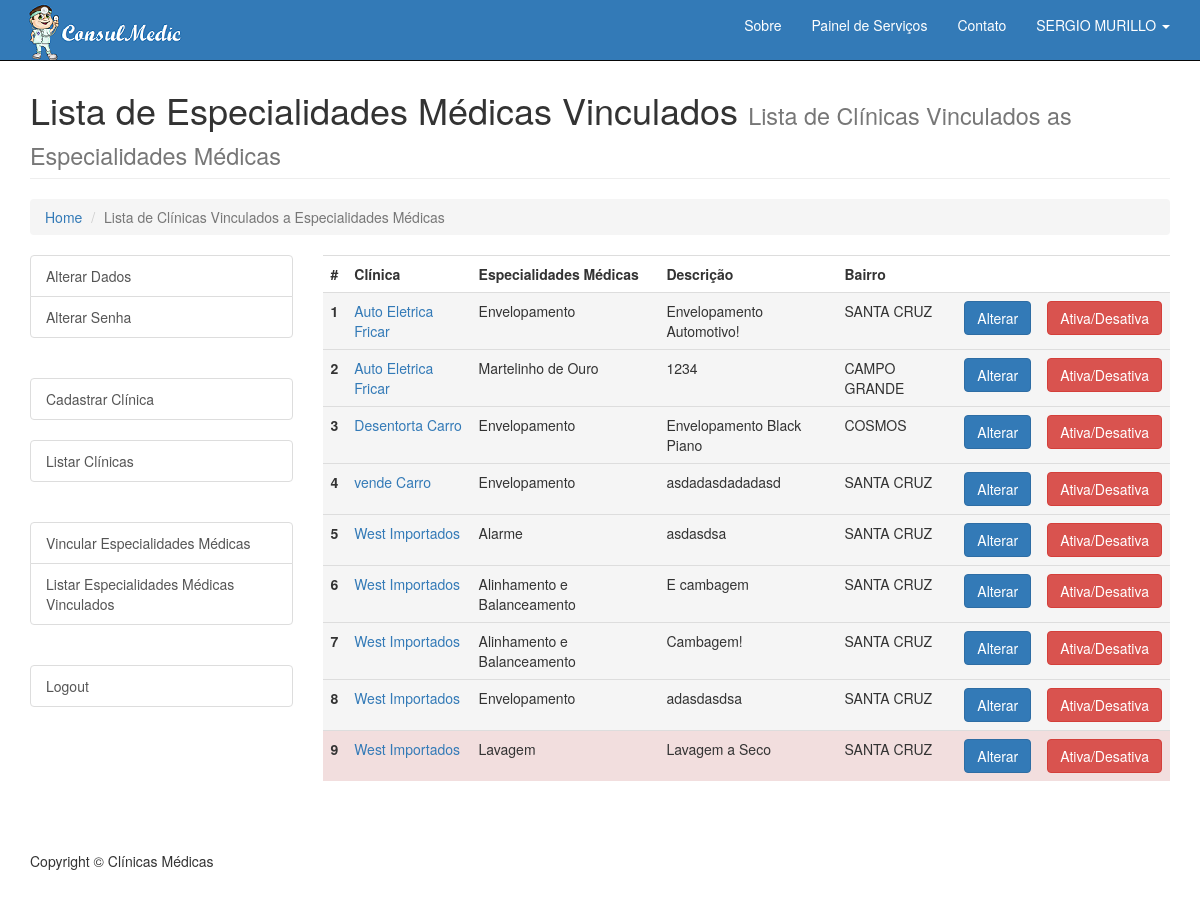
The page /listaServico.php (signed in) on the database its author committed.
### tables this page shows
CREATE TABLE `tb_serv_cli` (
  `idClientes` int(11) NOT NULL,
  `idServicos` int(11) NOT NULL,
  `descricao` varchar(255) NOT NULL,
  `estatus` varchar(1) DEFAULT NULL
);

CREATE TABLE `clientes` (
  `idCliente` int(11) NOT NULL,
  `nomeCliente` varchar(55) NOT NULL,
  `endCliente` varchar(50) NOT NULL,
  `numCliente` int(4) NOT NULL,
  `bairroCliente` varchar(15) NOT NULL,
  `cepCliente` varchar(9) NOT NULL,
  `telCliente` varchar(10) NOT NULL,
  `celCliente` varchar(10) NOT NULL,
  `descCliente` varchar(255) NOT NULL,
  `estatus` varchar(1) NOT NULL,
  `idUsuario` int(11) NOT NULL,
  `image1` varchar(100) DEFAULT NULL,
  `image2` varchar(100) DEFAULT NULL,
  `image3` varchar(100) DEFAULT NULL
);

CREATE TABLE `servicos` (
  `idServico` int(11) NOT NULL,
  `nomeServico` varchar(155) NOT NULL,
  `estatus` varchar(1) NOT NULL
);

### class/classClinicaMedica.php (called while the page is built, shortened)
<?php
class classClinicaMedica{
    private $host = "localhost";
    private $dbname = "carrolista";
    private $user = "root";
    private $senha = "";
    function conecta(){
        $this->pdo = new PDO("mysql:host=$this->host;dbname=$this->dbname", "$this->user", "$this->senha");
    }
}
?>

### class/classServicos.php (the view, shortened to what this page needs)
<?php
class classServicos extends classCliente{
    function listaServicos($idUsuario){
        try{
            $listaServico = $this->pdo->prepare("SELECT c.nomeCliente,s.nomeServico,sc.descricao,c.bairroCliente,c.idCliente,s.idServico,sc.estatus,c.idCliente "
                    . "FROM clientes c INNER JOIN tb_serv_cli sc ON c.idCliente = sc.idClientes "
                    . "INNER JOIN servicos s ON sc.idServicos = s.idServico "
                    . "WHERE c.idUsuario = :idUsuario "
                    . "ORDER BY c.nomeCliente,s.nomeServico ");
            $listaServico->execute(array(
                ':idUsuario' =>$idUsuario
            ));
            $i=1;
            while ($servicos = $listaServico->fetch(PDO::FETCH_NUM)){
                $class = ($servicos[6] == 'A')? "class='active'":"class='danger'";
                echo "<tr $class><td><b>".$i++."</b></td>"
                        . "<td><a href='descCliente.php?cliente=".$servicos[7]."'>".$servicos[0]."</a></td>"
                        . "<td>".$servicos[1]."</td>"
                        . "<td>".$servicos[2]."</td>"
                        . "<td>".$servicos[3]."</td>"
                        . "<td><a href='altServico.php?cliente=".$servicos[4]."&servico=".$servicos[5]."' class='btn btn-primary'>Alterar</a></td>"
                        . "<td><a href='desativaServico.php?cliente=".$servicos[4]."&servico=".$servicos[5]."' class='btn btn-danger'>Ativa/Desativa</a></td>"
                        . "</tr>";
            }
        } catch (Exception $e) {
            echo 'Error: '. $e->getMessage();
        }
    }
}

### css/modern-business.css (style rules this page uses)
html, body { height: 100%; }
body { padding-top: 50px; }

### rows shown on the page
tb_serv_cli: idClientes.nomeCliente "Auto Eletrica Fricar", idServicos.nomeServico "Envelopamento", descricao "Envelopamento Automotivo!", idClientes.bairroCliente "SANTA CRUZ"
tb_serv_cli: idClientes.nomeCliente "Auto Eletrica Fricar", idServicos.nomeServico "Martelinho de Ouro", descricao "1234", idClientes.bairroCliente "CAMPO GRANDE"
tb_serv_cli: idClientes.nomeCliente "Desentorta Carro", idServicos.nomeServico "Envelopamento", descricao "Envelopamento Black Piano", idClientes.bairroCliente "COSMOS"
tb_serv_cli: idClientes.nomeCliente "vende Carro", idServicos.nomeServico "Envelopamento", descricao "asdadasdadadasd", idClientes.bairroCliente "SANTA CRUZ"
tb_serv_cli: idClientes.nomeCliente "West Importados", idServicos.nomeServico "Alarme", descricao "asdasdsa", idClientes.bairroCliente "SANTA CRUZ"
tb_serv_cli: idClientes.nomeCliente "West Importados", idServicos.nomeServico "Alinhamento e Balanceamento", descricao "E cambagem", idClientes.bairroCliente "SANTA CRUZ"
tb_serv_cli: idClientes.nomeCliente "West Importados", idServicos.nomeServico "Alinhamento e Balanceamento", descricao "Cambagem!", idClientes.bairroCliente "SANTA CRUZ"
tb_serv_cli: idClientes.nomeCliente "West Importados", idServicos.nomeServico "Envelopamento", descricao "adasdasdsa", idClientes.bairroCliente "SANTA CRUZ"
tb_serv_cli: idClientes.nomeCliente "West Importados", idServicos.nomeServico "Lavagem", descricao "Lavagem a Seco", idClientes.bairroCliente "SANTA CRUZ"

### other values the page prints
$usuario->getNome() "SERGIO MURILLO"
